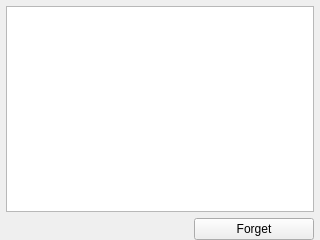
<?xml version="1.0" encoding="UTF-8"?>
<ui version="4.0">
 <class>ManageNetworks</class>
 <widget class="QWidget" name="ManageNetworks">
  <property name="geometry">
   <rect>
    <x>0</x>
    <y>0</y>
    <width>320</width>
    <height>240</height>
   </rect>
  </property>
  <property name="windowTitle">
   <string>Form</string>
  </property>
  <layout class="QVBoxLayout" name="verticalLayout">
   <property name="leftMargin">
    <number>6</number>
   </property>
   <property name="topMargin">
    <number>6</number>
   </property>
   <property name="rightMargin">
    <number>6</number>
   </property>
   <property name="bottomMargin">
    <number>0</number>
   </property>
   <item>
    <widget class="QListWidget" name="networks"/>
   </item>
   <item>
    <layout class="QHBoxLayout" name="horizontalLayout">
     <item>
      <spacer name="horizontalSpacer">
       <property name="orientation">
        <enum>Qt::Horizontal</enum>
       </property>
       <property name="sizeHint" stdset="0">
        <size>
         <width>40</width>
         <height>20</height>
        </size>
       </property>
      </spacer>
     </item>
     <item>
      <widget class="QPushButton" name="forget">
       <property name="sizePolicy">
        <sizepolicy hsizetype="Preferred" vsizetype="Fixed">
         <horstretch>0</horstretch>
         <verstretch>0</verstretch>
        </sizepolicy>
       </property>
       <property name="minimumSize">
        <size>
         <width>120</width>
         <height>0</height>
        </size>
       </property>
       <property name="text">
        <string>Forget</string>
       </property>
       <property name="icon">
        <iconset resource="../rc/icons.qrc">
         <normaloff>:/icons/transmit_delete.png</normaloff>:/icons/transmit_delete.png</iconset>
       </property>
      </widget>
     </item>
    </layout>
   </item>
  </layout>
 </widget>
 <resources>
  <include location="../rc/icons.qrc"/>
 </resources>
 <connections/>
</ui>
